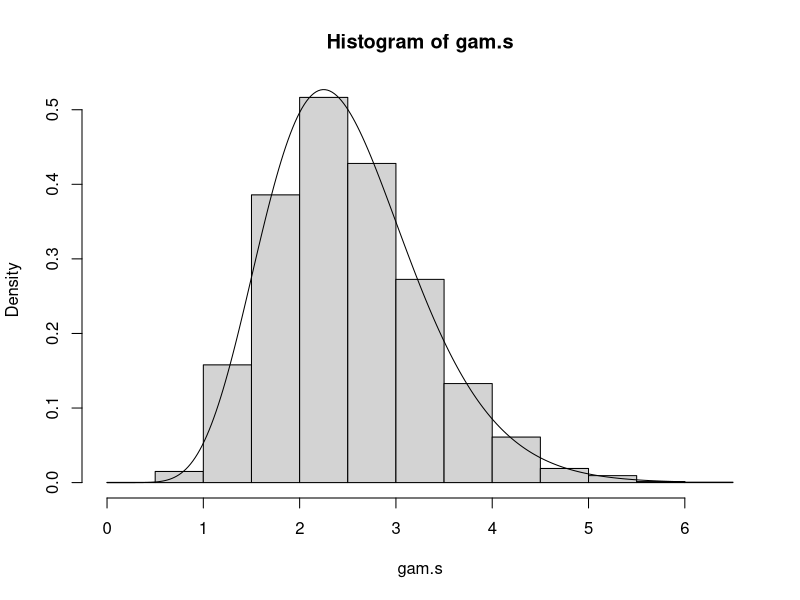
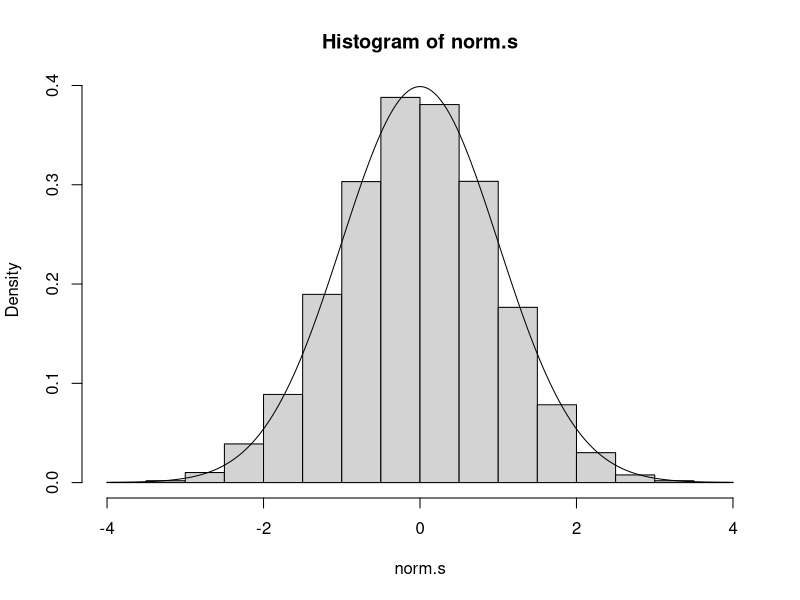

Source code (R) for these figures, in order:

#1a
t <- 7500
#alpha = n = 10 and beta = lambda = 4
n <- 10
lambda <- 4
#vector for exponential random variables
ex.s <- NULL
#vector for gamma random variables
gam.s <- NULL

#Generate t independent gamma random variables
for(j in 1:t) {
	#Generate n independent exponential random variables with parameter lamda
	for(i in 1:n) {
		y <- log(runif(1))/-lambda
		ex.s <- c(ex.s,y)
	}
	#Sum the n values to generate one gamma and store the value in the vector g.s
	gam.s <- c(gam.s,sum(ex.s))
	#Reset the vector used to store exponential values
	ex.s <- NULL
}
mean(gam.s)
#[1] 2.506528
var(gam.s)
#[1] 0.645398

#Theoretical mean is alpha/beta and variance is alpha/beta^2
n/lambda
#[1] 2.5
n/lambda^2
#[1] 0.625

hist(gam.s,probability=T)
lines(seq(0,6,length=250),dgamma(seq(0,6,length=250),10,4))

#1b
t <- 7500
#vector for Cauchy random variables
cau.s <- NULL

#Generate t independent Cauchy random variables and store in cau.s
for(j in 1:t) {
	y <- tan(pi*runif(1)-pi*.5)
	cau.s <- c(cau.s,y)
}

#1c
t <- 7500
#Find A such that A*(pi)^-1*(1+y^2)^-1 [i.e., A*q(y)] is greater than or equal to 1/sqrt(2*pi)*e^(-y^2/2) [i.e., f(y)] for all y so maximize f(y)/q(y) gives A = sqrt(2*pi)*exp(-.5)
A <- sqrt(2*pi)*exp(-.5)
#vector for normal independent random variables
norm.s <- NULL
p.s <- NULL

#Generate t normal independent random variables using rejection sampling with Cauchy
while(length(norm.s) < t) {
	#Generate 1 Cauchy independent random variable using integrated density and uniform random number
	y.cau <- tan((pi*runif(1))-(pi*.5))
	#Calculate the probability that the previously generated Cauchy is from the normal distribution
	denom <- A*(1/(pi*(1 + y.cau^2))) #A*q(y.cau)
	num <- (1/sqrt(2*pi))*exp(-(y.cau^2)/2) #f(y.cau)
	prob <- num/denom
	#Generate a uniform independent random variable to use as a probability
	#If the probability that the Cauchy could be from a normal distribution is greater than the probability represented by the uniform random variable, select the Cauchy and store in norm.s
	if(runif(1) < prob) {
		norm.s <- c(norm.s,y.cau)
	}
}

mean(norm.s)
#[1] 0.0008523671
var(norm.s)
#[1] 0.9979126

#Theoretical mean is mu=0 and variance is sigma^2=1

hist(norm.s,probability=T)
lines(seq(-4,4,length=250),dnorm(seq(-4,4,length=250)))

#2a
t <- 7500
#probability of success
p <- 0.83
#vector for geometric variables
geo.s <- NULL
#counter to count number of trials necessary to obtain the first success
#start counter at 1 to include the success
c <- 1

#Generate t independent geometric random variables
for(j in 1:t) {
	#Generate independent Bernoulli trials until runif(1) is less than p, increment counter each time
	repeat {
		if(runif(1) > p) {
			c <- c + 1
		}
		else {
			break
		}
	}
	#Add the count to geometric vector
	geo.s <- c(geo.s,c)
	#Reset the counter
	c <- 1
}

mean(geo.s)
#[1] 1.1984
var(geo.s)
#[1] 0.24387

#Theoretical mean is (1-p)/p and variance is (1-p)/p^2
#R counts failures until the first success so the simulated mean is 1 off from the theoretical
(1-p)/p
#[1] 0.2048193
(1-p)/p^2
#[1] 0.2467702

#Compute the theoretical probability that the integer k is observed 
#theoretical probability of k=0 is the same as the simulated probability k=1 b/c R counts failures only
k <- c(0,1,2,3)
prob <- ((1-p)^k)*p
prob
#[1] 0.83000000 0.14110000 0.02398700 0.00407779

#Compute the simulated probability that the integer k is observed
#simulated probability of k=0 is 0
table(geo.s)/t
#geo.s
#     1      2      3
#0.8364 0.1352 0.0232 
 
#2b
t <- 7500
#probability of success
p <- 0.11
#number of Bernoulli trials
n <- 200
#vector for Bernoulli random variables
ber.s <- NULL
#vector for binomial random variables
bin.s <- NULL

#Generate t independent binomial random variables
for(j in 1:t) {
	#Generate n independent Bernoulli trials and store 1 if runif(1) is less than p and 0 otherwise
	for(i in 1:n) {
		if(runif(1) <= p) {
			ber.s <- c(ber.s,1)
		}
		else {
			ber.s <- c(ber.s,0)
		}
	}
	#Sum the Bernoulli vector (count the number of 1s) and store as one binomial random variable in bin.s
	bin.s <- c(bin.s,sum(ber.s))
	#Reset the Bernoulli vector
	ber.s <- NULL
}

mean(bin.s)
#[1] 21.954
var(bin.s)
#[1] 20.27112

#Theoretical mean is n*p and variance is n*p*q
n*p
#[1] 22
n*p*(1-p)
#[1] 19.58

#Compute the theoretical probability that the integer k is observed 
k <- c(0,1,2,3)
prob <- choose(n,k)*p^k*(1-p)^(n-k)
prob
#[1] 7.550945e-11 1.866526e-09 2.295407e-08 1.872433e-07

#Compute the simulated probability that the integer k is observed
table(bin.s)/t
#simulated probability k=0,1,2,3 is 0 for all k; simulation resulted in values between 8 and 37

#2c
t <- 7500
lambda <- 2.1
#vector for Poisson random variables
pos.s <- NULL
#sum of exponential random variables
sum.ex <- 0
#count of Poisson random variables
c <- 0

#Generate t independent Poisson random variables
for(j in 1:t) {
	#Generate independent exponential random variables with parameter lamda until their sum exceeds 1
	repeat {
		y <- log(runif(1))/-lambda
		sum.ex <- sum.ex + y
		if(sum.ex > 1) {
			break
		} 
		else {
			c <- c + 1
		}
	}
	#Sum the n values and store the sum in the vector used to store gamma values
	pos.s <- c(pos.s,c)
	#Reset the count and sum variables
	c <- 0
	sum.ex <- 0
}

mean(pos.s)
#[1] 2.090533
var(pos.s)
#[1] 2.088622

#Theoretical mean and variance is lambda, 2.1

#Compute the theoretical probability that the integer k is observed 
k <- c(0,1,2,3)
prob <- (exp(-lambda)*lambda^k)/factorial(k)
prob
#[1] 0.1224564 0.2571585 0.2700164 0.1890115

#Compute the simulated probability that the integer k is observed
table(pos.s)/t
#pos.s
#           0            1            2            3
#0.1277333333 0.2578666667 0.2676000000 0.1832000000




#Summary of Common Distributions
#http://www.tlc.polito.it/dcc_team/distributions36f8.pdf
